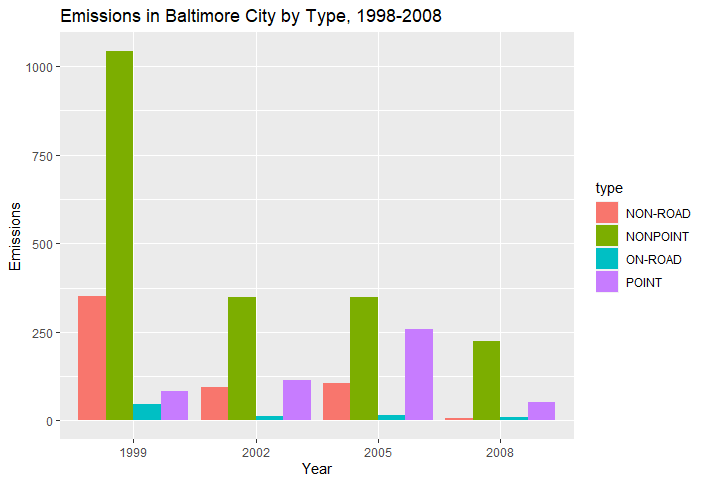

This chart was generated by the following R code:
# Of the four types of sources indicated by the type (point, nonpoint, 
# onroad, nonroad) variable, which of these four sources have seen 
# decreases in emissions from 1999-2008 for Baltimore City? 
# Which have seen increases in emissions from 1999-2008? 
# Use the ggplot2 plotting system to make a plot answer this question.

# load ggplot2
library(ggplot2)

g <- ggplot(Baltimore, aes(as.factor(year), Emissions, fill=type))+labs(x = "Year")
g+geom_bar(stat="identity", position="dodge")+ggtitle("Emissions in Baltimore City by Type, 1998-2008")
